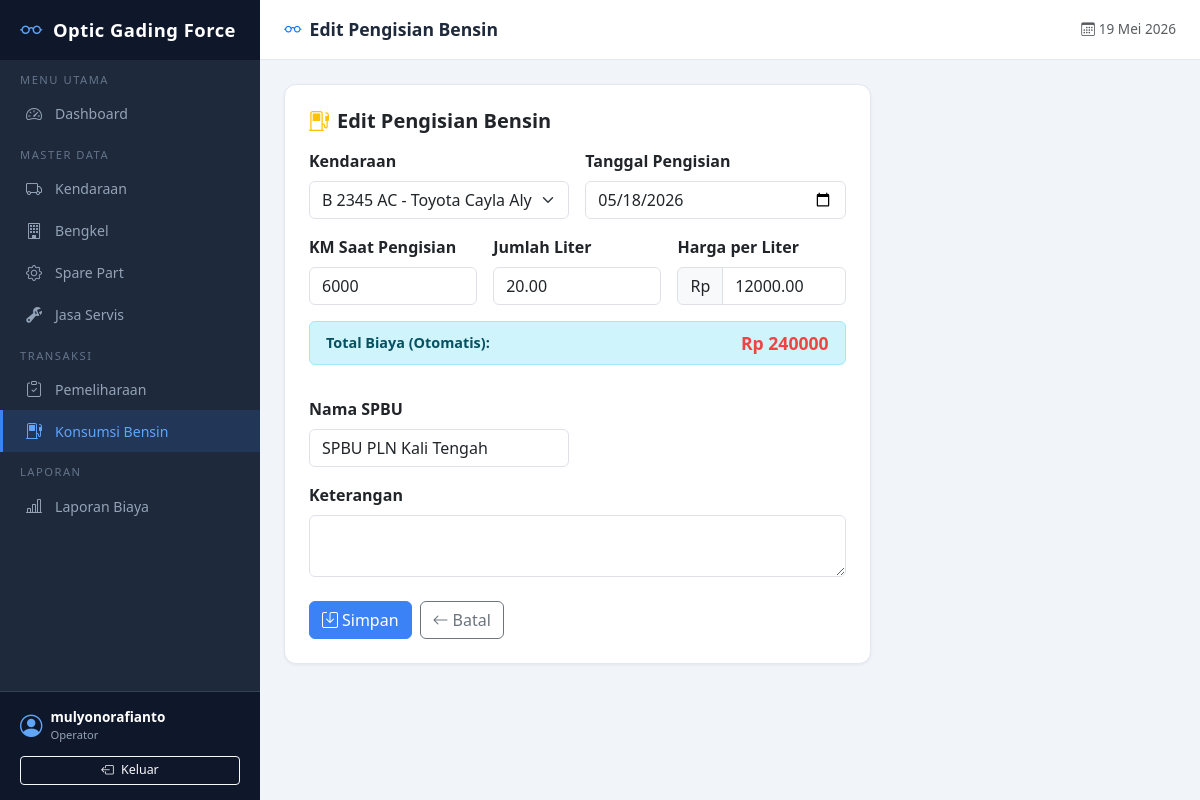
/bensin/9/edit/ (signed in), run on the app's committed database.
### pemeliharaan/models.py (models this page shows, shortened)
class KonsumsiBensin(models.Model):
    kendaraan = models.ForeignKey(
        Kendaraan, on_delete=models.PROTECT, verbose_name='Kendaraan'
    )
    tanggal = models.DateField('Tanggal Pengisian')
    km_pengisian = models.PositiveIntegerField('KM Saat Pengisian', blank=True, null=True)
    liter = models.DecimalField('Jumlah Liter', max_digits=6, decimal_places=2)
    harga_per_liter = models.DecimalField('Harga per Liter', max_digits=12, decimal_places=2)
    total_biaya = models.DecimalField('Total Biaya', max_digits=14, decimal_places=2, default=0)
    spbu = models.CharField('Nama SPBU', max_length=200, blank=True, default='')
    keterangan = models.TextField('Keterangan', blank=True, default='')
    tanggal_input = models.DateTimeField('Tanggal Input', auto_now_add=True)
    class Meta:
        app_label = 'pemeliharaan'
        ordering = ['-tanggal']
        verbose_name = 'Konsumsi Bensin'
        verbose_name_plural = 'Data Konsumsi Bensin'

### pemeliharaan/views.py (the view)
# urls.py: path('bensin/<int:pk>/edit/', views.bensin_update, name='bensin_update'),
@login_required
def bensin_update(request, pk):
    obj = get_object_or_404(KonsumsiBensin, pk=pk)
    if request.method == 'POST':
        form = KonsumsiBensinForm(request.POST, instance=obj)
        if form.is_valid():
            form.save()
            messages.success(request, 'Data pengisian bensin berhasil diperbarui.')
            return redirect('pemeliharaan:bensin_list')
    else:
        form = KonsumsiBensinForm(instance=obj)
    return render(request, 'pemeliharaan/bensin_form.html', {'form': form, 'title': 'Edit Pengisian Bensin'})

### pemeliharaan/models.py (called while the page is built)
    def __str__(self):
        return f"{self.nomor_polisi} - {self.merk} {self.tipe}"

### pemeliharaan/templates/pemeliharaan/bensin_form.html (shortened to what this page needs)
{% extends 'pemeliharaan/base.html' %}
{% load custom_filters %}
{% block nav_bensin %}active{% endblock %}
{% block page_title %}{{ title }}{% endblock %}
{% block content %}
<div class="row">
    <div class="col-lg-8">
        <div class="data-table p-4">
            <h5 class="mb-3" style="font-weight:600;"><i class="bi bi-fuel-pump me-2 text-warning"></i>{{ title }}</h5>
            <form method="post">
                <div class="row g-3">
                    <div class="col-md-6">
                        <label class="form-label fw-semibold">{{ form.kendaraan.label }}</label>
                        {{ form.kendaraan }}
                    </div>
                    <div class="col-md-6">
                        <label class="form-label fw-semibold">{{ form.tanggal.label }}</label>
                        {{ form.tanggal }}
                    </div>
                    <div class="col-md-4">
                        <label class="form-label fw-semibold">{{ form.km_pengisian.label }}</label>
                        {{ form.km_pengisian }}
                    </div>
                    <div class="col-md-4">
                        <label class="form-label fw-semibold">{{ form.liter.label }}</label>
                        {{ form.liter }}
                    </div>
                    <div class="col-md-4">
                        <label class="form-label fw-semibold">{{ form.harga_per_liter.label }}</label>
                        <div class="input-group">
                            <span class="input-group-text">Rp</span>
                            {{ form.harga_per_liter }}
                        </div>
                    </div>
                    <div class="col-12">
                        <div class="alert alert-info py-2 d-flex justify-content-between align-items-center" style="font-size:0.9rem;">
                            <span class="fw-semibold">Total Biaya (Otomatis):</span>
                            <span id="preview-total-bensin" class="fw-bold" style="font-size:1.1rem; color:#ef4444;">Rp 0</span>
                        </div>
                    </div>
                    <div class="col-md-6">
                        <label class="form-label fw-semibold">{{ form.spbu.label }}</label>
                        {{ form.spbu }}
                    </div>
                    <div class="col-12">
                        <label class="form-label fw-semibold">{{ form.keterangan.label }}</label>
                        {{ form.keterangan }}
                    </div>
                </div>
                <div class="mt-4 d-flex gap-2">
                    <button type="submit" class="btn btn-primary-custom"><i class="bi bi-save me-1"></i>Simpan</button>
                    <a href="{% url 'pemeliharaan:bensin_list' %}" class="btn btn-outline-secondary"><i class="bi bi-arrow-left me-1"></i>Batal</a>
                </div>
            </form>
        </div>
    </div>
</div>
{% endblock %}

### pemeliharaan/templates/pemeliharaan/base.html (shortened to what this page needs)
{% load custom_filters %}
<!DOCTYPE html>
<html lang="id">
<head>
    <link href="https://cdn.jsdelivr.net/npm/bootstrap@5.3.2/dist/css/bootstrap.min.css" rel="stylesheet">
    <link href="https://cdn.jsdelivr.net/npm/bootstrap-icons@1.11.3/font/bootstrap-icons.min.css" rel="stylesheet">
</head>
<body>
    <nav class="sidebar" id="sidebar">
        <div class="brand">
            <i class="bi bi-eyeglasses"></i> Optic Gading Force
        </div>
        <div class="nav-menu">
            <div class="nav-section">Menu Utama</div>
            <a href="{% url 'pemeliharaan:dashboard' %}" class="nav-link {% block nav_dashboard %}{% endblock %}">
                <i class="bi bi-speedometer2"></i> Dashboard
            </a>
            <div class="nav-section">Master Data</div>
            <a href="{% url 'pemeliharaan:kendaraan_list' %}" class="nav-link {% block nav_kendaraan %}{% endblock %}">
                <i class="bi bi-truck"></i> Kendaraan
            </a>
            <a href="{% url 'pemeliharaan:bengkel_list' %}" class="nav-link {% block nav_bengkel %}{% endblock %}">
                <i class="bi bi-building"></i> Bengkel
            </a>
            <a href="{% url 'pemeliharaan:sparepart_list' %}" class="nav-link {% block nav_sparepart %}{% endblock %}">
                <i class="bi bi-gear"></i> Spare Part
            </a>
            <a href="{% url 'pemeliharaan:jasaservis_list' %}" class="nav-link {% block nav_jasaservis %}{% endblock %}">
                <i class="bi bi-wrench-adjustable"></i> Jasa Servis
            </a>
            <div class="nav-section">Transaksi</div>
            <a href="{% url 'pemeliharaan:pemeliharaan_list' %}" class="nav-link {% block nav_pemeliharaan %}{% endblock %}">
                <i class="bi bi-clipboard-check"></i> Pemeliharaan
            </a>
            <a href="{% url 'pemeliharaan:bensin_list' %}" class="nav-link {% block nav_bensin %}{% endblock %}">
                <i class="bi bi-fuel-pump"></i> Konsumsi Bensin
            </a>
            <div class="nav-section">Laporan</div>
            <a href="{% url 'pemeliharaan:laporan' %}" class="nav-link {% block nav_laporan %}{% endblock %}">
                <i class="bi bi-bar-chart-line"></i> Laporan Biaya
            </a>
        </div>
        {% if user.is_authenticated %}
        <div class="sidebar-user">
            <div class="d-flex align-items-center text-white mb-2">
                <i class="bi bi-person-circle me-2" style="font-size:1.4rem; color:#60a5fa;"></i>
                <div>
                    <div style="font-size:0.85rem; font-weight:600;">{{ user.get_full_name|default:user.username }}</div>
                    <div style="font-size:0.7rem; color:#94a3b8;">Operator</div>
                </div>
            </div>
            <form method="post" action="{% url 'pemeliharaan:logout' %}">
                <button type="submit" class="btn btn-sm btn-outline-light w-100 mt-1" style="font-size:0.78rem;">
                    <i class="bi bi-box-arrow-left me-1"></i> Keluar
                </button>
            </form>
        </div>
        {% endif %}
    </nav>
    <div class="main-content">
        <div class="topbar">
            <span class="page-title"><i class="bi bi-eyeglasses me-2 text-primary"></i>{% block page_title %}Dashboard{% endblock %}</span>
            <div class="ms-auto d-flex align-items-center gap-3">
                <span class="text-muted d-none d-md-block" style="font-size:0.85rem;">
                    <i class="bi bi-calendar3 me-1"></i>{% now "d M Y" %}
                </span>
            </div>
        </div>
        <div class="content-area">
            {% block content %}{% endblock %}
        </div>
    </div>
</body>
</html>

### pemeliharaan/templates/pemeliharaan/base.html (style rules this page uses)
:root { --sidebar-width: 260px; --sidebar-bg: #1e293b; --sidebar-hover: #334155; --sidebar-active: #3b82f6; --topbar-height: 60px; }
body { background: #f1f5f9; min-height: 100vh; }
.sidebar { width: var(--sidebar-width); height: 100vh; position: fixed; left: 0; top: 0; background: var(--sidebar-bg); color: #cbd5e1; overflow-y: auto; z-index: 1000; transition: transform 0.3s; display: flex; flex-direction: column; }
.sidebar .brand { height: var(--topbar-height); display: flex; align-items: center; padding: 0 20px; background: #0f172a; color: #fff; font-weight: 700; font-size: 1.15rem; letter-spacing: 0.5px; flex-shrink: 0; }
.sidebar .brand i { font-size: 1.4rem; margin-right: 10px; color: #60a5fa; }
.sidebar .nav-menu { flex-grow: 1; }
.sidebar .nav-section { padding: 12px 0 4px 20px; font-size: 0.7rem; text-transform: uppercase; letter-spacing: 1.5px; color: #64748b; }
.sidebar .nav-link { color: #94a3b8; padding: 9px 20px; display: flex; align-items: center; transition: all 0.2s; border-left: 3px solid transparent; font-size: 0.88rem; }
.sidebar .nav-link.active { background: rgba(59,130,246,0.15); color: #60a5fa; border-left-color: var(--sidebar-active); }
.sidebar .nav-link i { width: 22px; margin-right: 10px; text-align: center; font-size: 1rem; }
.sidebar-user { flex-shrink: 0; padding: 15px 20px; background: #0f172a; border-top: 1px solid #334155; margin-top: auto; }
.main-content { margin-left: var(--sidebar-width); min-height: 100vh; display: flex; flex-direction: column; }
.topbar { height: var(--topbar-height); background: #fff; border-bottom: 1px solid #e2e8f0; display: flex; align-items: center; padding: 0 24px; position: sticky; top: 0; z-index: 100; flex-shrink: 0; }
.topbar .page-title { font-weight: 600; font-size: 1.1rem; color: #1e293b; }
.content-area { padding: 24px; flex-grow: 1; }
.data-table { background: #fff; border-radius: 12px; box-shadow: 0 1px 3px rgba(0,0,0,0.06); border: 1px solid #e2e8f0; overflow: hidden; }
.btn-primary-custom { background: #3b82f6; border-color: #3b82f6; color: #fff; }

### data on the page
KonsumsiBensin: kendaraan "B 2345 AC - Toyota Cayla Alya MG 2021", tanggal "05/18/2026", km_pengisian "6000", liter "20.00", harga_per_liter "12000.00", spbu "SPBU PLN Kali Tengah"

### other printed values
{{ user.get_full_name|default:user.username }} "mulyonorafianto"
{{ title }} "Edit Pengisian Bensin"
